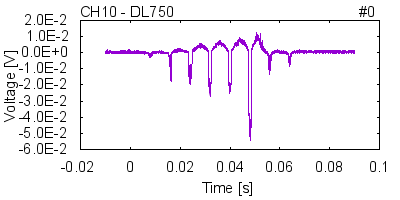

Recreate this plot in gnuplot.
set term png enhanced transparent truecolor font arial 11 size 400, 200
set out "PlotRaw_DL750_CH10.png"
set datafile separator ','
set nokey
set multiplot 
set origin 0.2, 0.25
set size 0.75, 0.65
set lmargin 0
set rmargin 0
set tmargin 0
set bmargin 0
set label 2 left at graph 0,1.06 "CH10 - DL750"
set label 3 right at graph 1,1.06 "#0"
set yrange [*<0:0<*]
set format y "%1.1tE%+-T"
set label 10 center at graph 0.5, -0.3 "Time [s]"
set label 11 center at graph -0.23, 0.5 rotate "Voltage [V]"
plot "ECR00039.CSV" every 10 using (-0.01 + (column(0)) * 10 * 5e-07):10 with line
